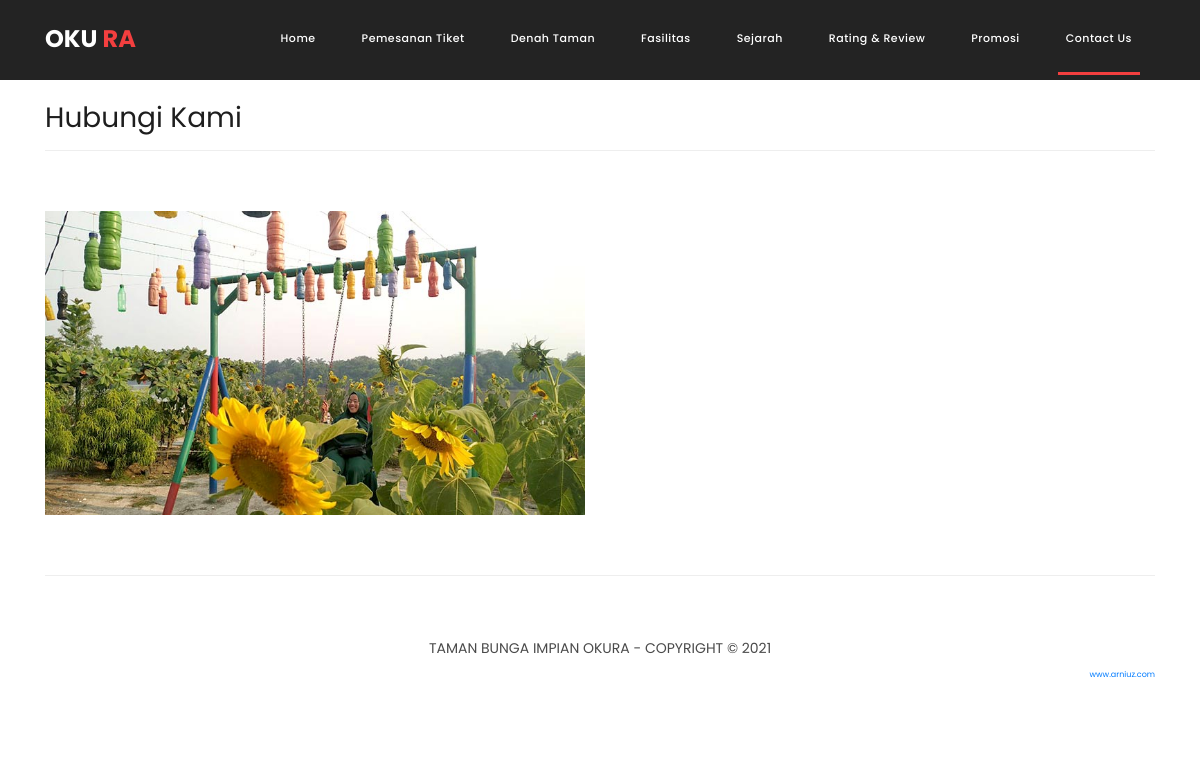
Page /portal/contact on the earlier database version.
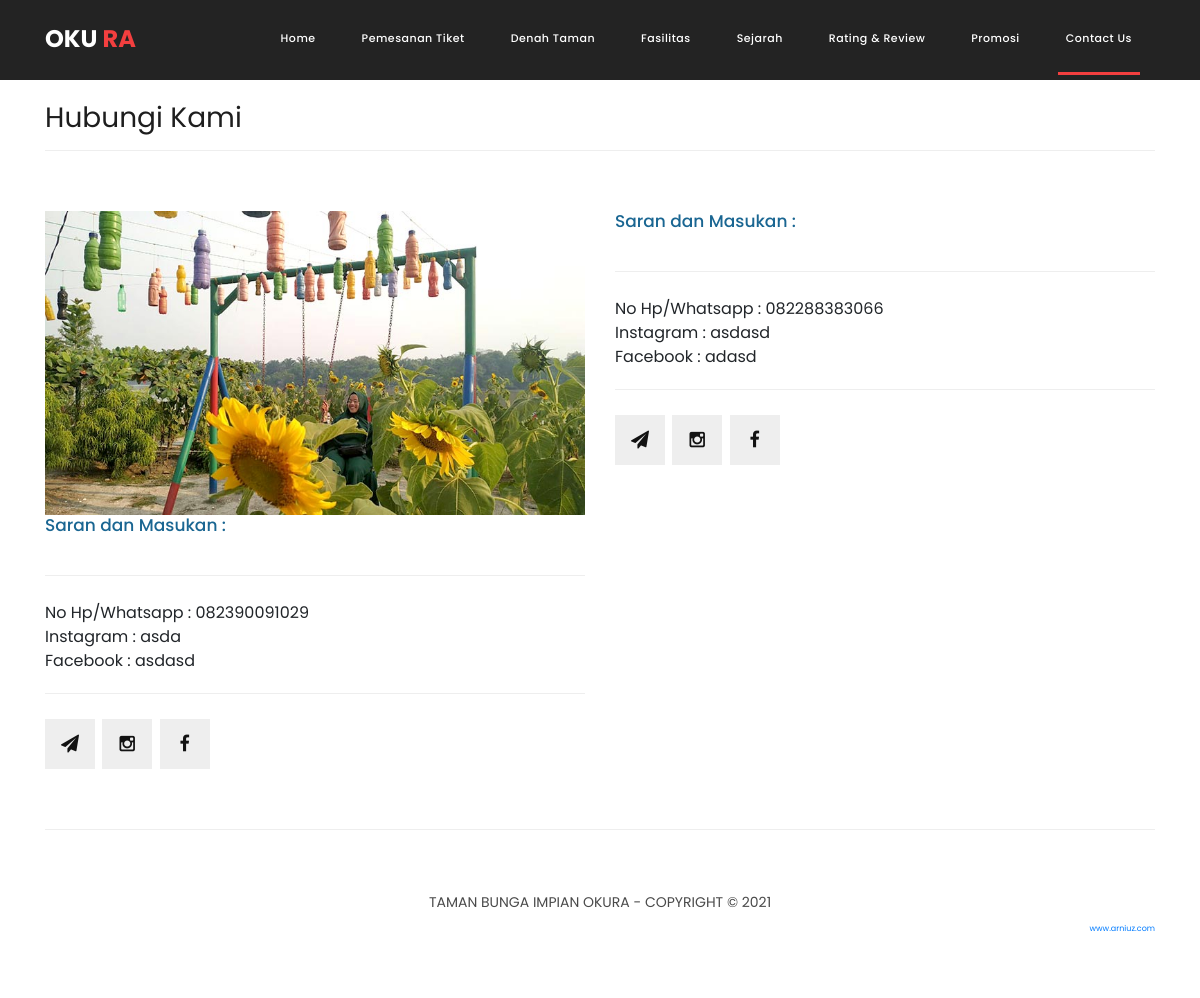
Same page on the later database version.
### tables this page shows
CREATE TABLE `contact` (
  `id` int(11) NOT NULL,
  `no_hp` text NOT NULL,
  `instagram` text NOT NULL,
  `facebook` text NOT NULL,
  `whatsapp` text NOT NULL,
  `keterangan` text NOT NULL
);

### application/controllers/Portal.php (called while the page is built, shortened)
<?php
class Portal extends CI_Controller
{
    public function __construct()
    {
        $this->load->model(array('Pengunjung', 'Rekening', 'Pemesanan_tiket', 'Rating', 'Fasilitas', 'Sejarah', 'Denah', 'Promosi', 'Contact'));
    }
    public function contact($param = '', $id = '')
    {
        $view['title']          = 'Promosi';
        $view['pageName']       = 'contact';
        $view['active_contact'] = 'active';
        $view['getData']        = $this->Contact->getData();
        $this->load->view('index_portal', $view);
    }
}

### index.php (called while the page is built, shortened)
<?php
require_once BASEPATH . 'core/CodeIgniter.php';

### application/models/Contact.php (called while the page is built, shortened)
<?php
class Contact extends CI_Model
{
    public function getData()
    {
        $this->db->select('id,no_hp,instagram,facebook,whatsapp,keterangan');
        $this->db->from('contact');
        return $this->db->get()->result();
    }
}

### application/views/pages_portal/contact.php (the view, shortened to what this page needs)
<div class="best-features about-features">
    <div class="container">
        <div class="row">
            <div class="col-md-12">
                <div class="section-heading">
                    <h2>Hubungi Kami</h2>
                </div>
            </div>
            <div class="col-md-6">
                <div class="right-image">
                    <img src="<?php echo base_url('assets/assets/images/taman4.jpg') ?>" alt="">
                </div>
            </div>
            <?php foreach ($getData as $r) : ?>
                <div class="col-md-6">
                    <div class="left-content">
                        <h4>Saran dan Masukan : </h4>
                        <p>
                            <ul>
                                <li>No Hp/Whatsapp : <?php echo $r->no_hp; ?></li>
                                <li>Instagram : <?php echo $r->instagram; ?></li>
                                <li>Facebook : <?php echo $r->facebook; ?></li>
                            </ul>
                        </p>
                        <ul class="social-icons">
                            <li><a href=""><i class="fa fa-send"></i></a></li>
                            <li><a href="#"><i class="fa fa-instagram"></i></a></li>
                            <li><a href="#"><i class="fa fa-facebook"></i></a></li>
                        </ul>
                    </div>
                </div>
            <?php endforeach; ?>
        </div>
    </div>
</div>

Differences in the rows shown:
added contact: no_hp "082288383066", instagram "asdasd", facebook "adasd"
added contact: no_hp "082390091029", instagram "asda", facebook "asdasd"
